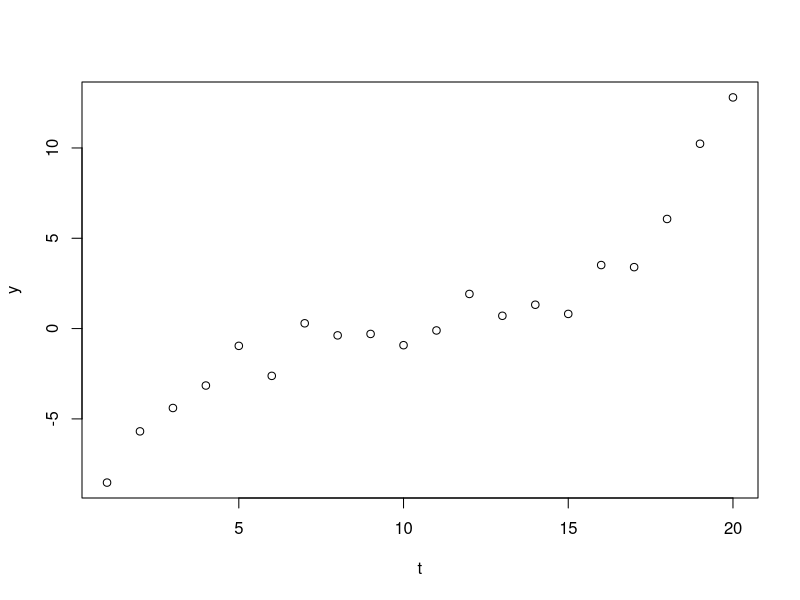
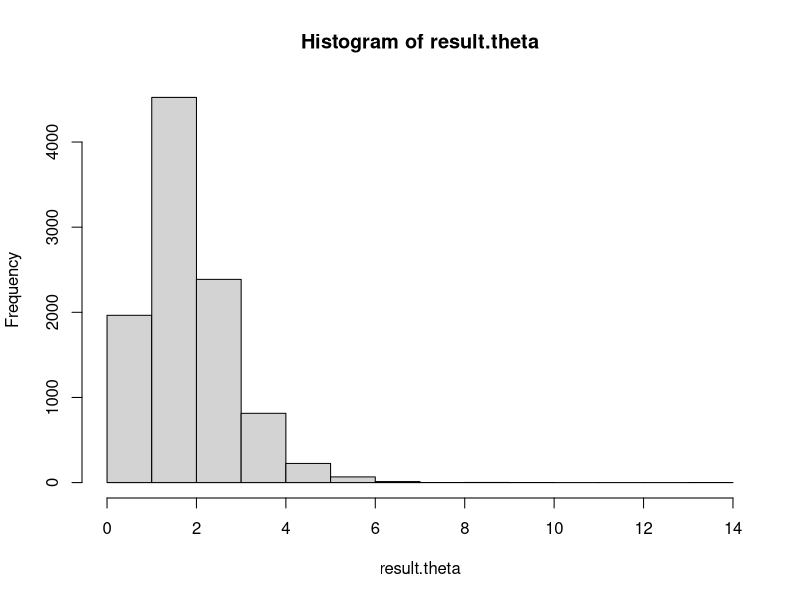
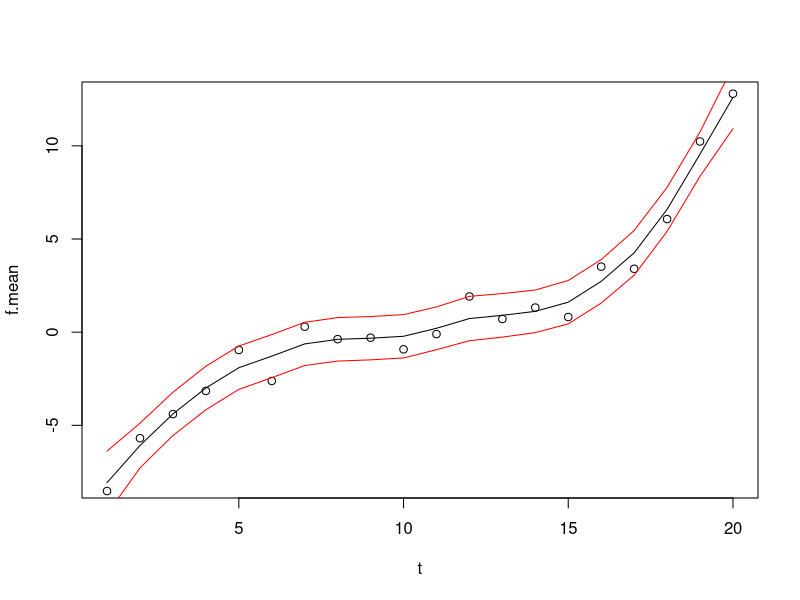

The R script that drew these images, in order:
## ---- chunk 1
knitr::opts_chunk$set(echo = TRUE)
## ---- chunk 2
# Read and plot data
gaussiandata = read.delim("gaussiandata.txt")
y = gaussiandata[,1]
t = seq(from=1,to=length(y),by=1)
plot(t,y)
## ---- chunk 3
library(Matrix)
library(mvtnorm)

make.Q = function(T, theta) {
  #k = c(0, -1, -2)
  #diags = list(rep(1,T), rep(-2,T-1), rep(1,T-2))
  #L = bandSparse(T,T,k,diagonals = diags)
  L = diag(T)
  d1 = rep(-2,T-1)
  d2 = rep(1, T-2)
  L[row(L)-col(L)==1] = d1
  L[row(L)-col(L)==2] = d2
  M = L[,-c(T-1,T)]
  Q = theta * M %*% t(M)
  return(Q)
}

sample.Gibbs = function(n, theta.init, f.init, y) {
  T = length(f.init)
  theta.vec = rep(0,n)
  f.matrix = matrix(1:T*n, nrow = T, ncol = n)
  # Initialize
  theta.vec[1] = theta.init
  f.matrix[, 1] = f.init
  # Iterations
  for(i in 2:n) {
    # Theta
    summ = 0
    for(t in 3:T) {
      summ = summ + (f.matrix[t, i-1] - 2*f.matrix[t-1, i-1] + f.matrix[t-2, i-1])^2
    }
    theta.vec[i] = rgamma(1, shape = T/2, rate = 1 + 0.5*summ)
    # f
    Q = make.Q(T, theta.vec[i])
    f.mean = solve(Q+diag(T)) %*% y
    f.sigma = solve(Q+diag(T))
    f.matrix[, i] = rmvnorm(1, f.mean, f.sigma)
  }
  return(rbind(f.matrix, theta.vec))
}

n = 10000
T = length(y)
theta.init = 1
f.init = rep(2,T)
result = sample.Gibbs(n, theta.init, f.init, y)
result.theta = result[length(result[,1]), -1]
result.f = result[-length(result[,1]), -1]

hist(result.theta)


f.mean = rep(0,T)
f.var = rep(0,T)
conf.upper = rep(0,T)
conf.lower = rep(0,T)

for(t in 1:T) {
  f.mean[t] = mean(result.f[t,])
  f.var[t] = var(result.f[t,])
}

for(t in 1:T) {
  z = qnorm(0.025)
  conf.upper[t] = f.mean[t] + z * sqrt(f.var[t]) 
  conf.lower[t] = f.mean[t] - z * sqrt(f.var[t]) 
}

t = seq(from = 1, to = T, by = 1)
plot(t, f.mean, type = "l")
points(t, y)
lines(t, conf.lower, col = "red")
lines(t, conf.upper, col = "red")


